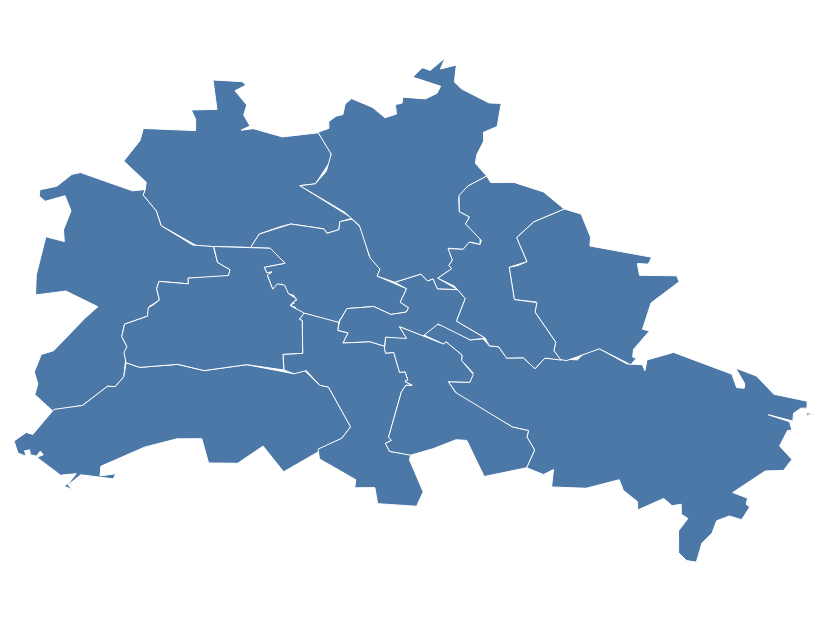

The notebook cell this image was saved under:
### Markdown cell above
## shapes

### Code cell
bezirke_layer=gpd.read_file(r"..\\..\\berlin_vzaehlung\\shapes\\BerlinerBezirke.geojson")

bezirke_layer=bezirke_layer[['name','geometry']].copy()
bezirke_layer=bezirke_layer[bezirke_layer.name.notnull()].copy()
bezirke_layer.geometry=bezirke_layer.buffer(0.00001)
bezirke_layer.name=bezirke_layer.name.str.replace('ö','oe')


#krs.geometry= krs.buffer(0) #falls repair geometry notwendig\n",
bezirke_layer_tj = topojson.Topology(bezirke_layer, prequantize=False, topology=True)
bezirke_layer_tj_sim = bezirke_layer_tj.toposimplify(0.002)
bezirke_layer = bezirke_layer_tj_sim.to_gdf()
bezirke_layer.crs='epsg:4326'

bezirke=alt.Chart(bezirke_layer).mark_geoshape(stroke='white',strokeWidth=0.5).encode()
bezirke
